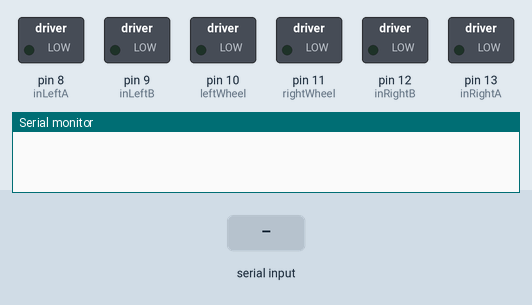
Simulated run of this sketch. Board: Arduino Uno, built with avr-gcc and run on an emulated ATmega328P. Shown: switched loads named in the sketch (green lamp = pin HIGH), the last lines printed to the serial monitor. The test bench sets the inputs (shaded band).

Above: at 1.2 s.
1.3 s: byte 1 (1) received over Serial
At 1.6 s:
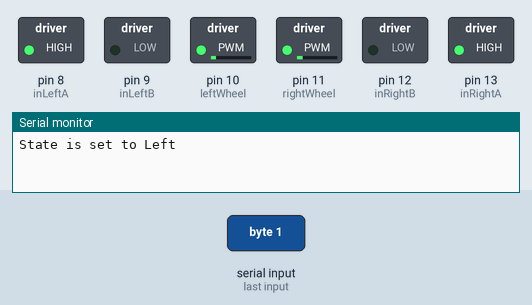
2.8 s: "1" received over Serial
At 4.0 s:
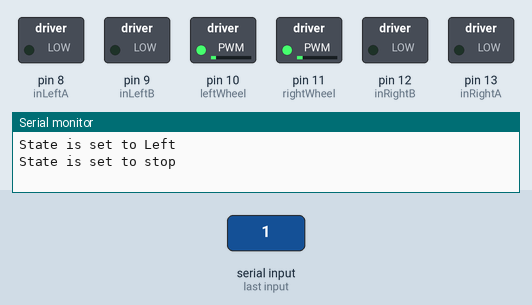
4.3 s: byte 2 (2) received over Serial
At 5.1 s:
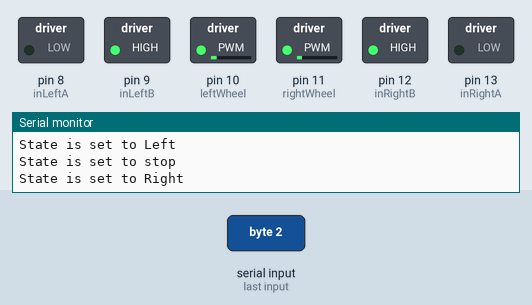
5.8 s: byte 3 (3) received over Serial
At 6.2 s:
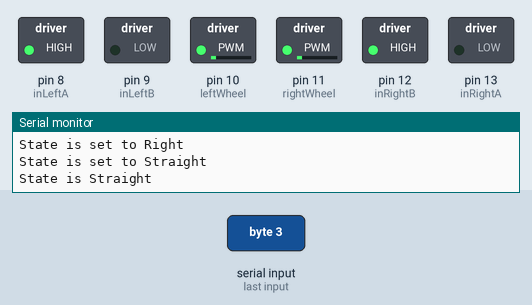
7.3 s: byte 4 (4) received over Serial
At 8.5 s:
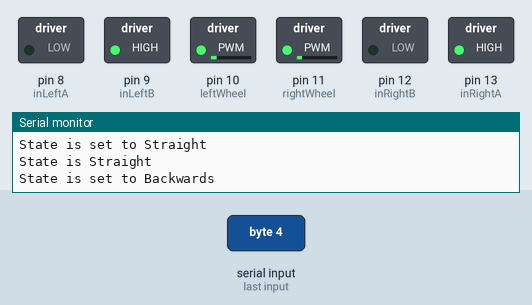
8.8 s: "0" received over Serial
At 9.7 s:
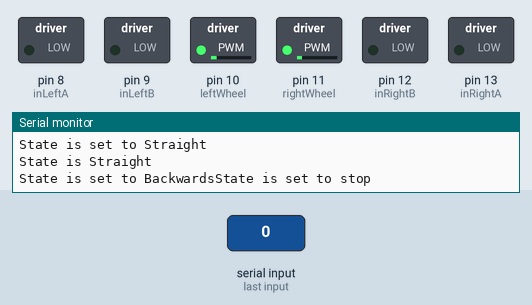
Timing chart, 0 to 11.3 s (numbered marks = the images above; inputs shaded):
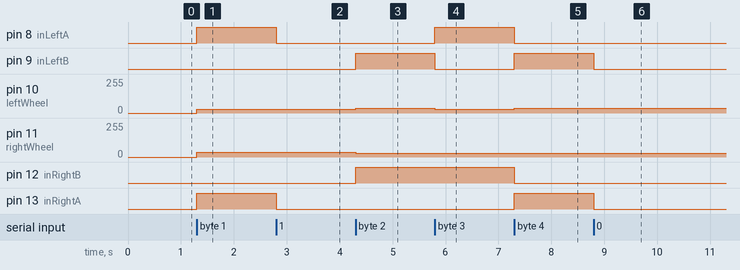

The sketch:

test_movement.ino
```cpp
#define leftWheel 10
#define inLeftA 8
#define inLeftB 9
//I think that the wheels are backwards
#define rightWheel 11
#define inRightA 13
#define inRightB 12

const int pingEchoM = 7;
const int pingTrigM = 6;

const int pingEchoL = 2;
const int pingTrigL = 1;

const int pingEchoR = 5;
const int pingTrigR = 4;

int motorComp = 6;
int motorSpeed = 30;
int state = 0;
int pingMode = 0;
int incomingByte = 0;
int buf = 0 ;

long pingMDist, pingLDist, pingRDist;

//int countL = 0;
//int countM = 0;
//int countR = 0;
//int countS = 0;
// 0 -> stopped
// 1 -> forward
// 2 -> backward
// 3 -> left
// 4 -> right

int mode = 0;
// 1 -> move on ping sensors
// 0 -> move on camera tracking


void setup() {
  pinMode(leftWheel, OUTPUT);
  pinMode(rightWheel, OUTPUT);
  pinMode(inLeftA, OUTPUT);
  pinMode(inLeftB, OUTPUT);
  pinMode(inRightA, OUTPUT);
  pinMode(inRightB, OUTPUT);

  pinMode(pingEchoM, INPUT);
  pinMode(pingTrigM, OUTPUT);
  pinMode(pingEchoL, INPUT);
  pinMode(pingTrigL, OUTPUT);
  pinMode(pingEchoR, INPUT);
  pinMode(pingTrigR, OUTPUT);

  Serial.begin(9600);
}
void loop() {

  /*if (mode) {
    pingModeMove();
  } else {
    camModeMove();
  }*/

  incomingByte = Serial.read();
  if ( buf !=  incomingByte && incomingByte !=-1 ) {
    buf = incomingByte;
//  Serial.println(incomingByte);
    if (incomingByte==1)
      turnLeft();
    else if (incomingByte==2)
      turnRight();
    else if (incomingByte==3)
      moveStraight();
    else if (incomingByte==4)
      moveBack();
    /*else if (incomingByte==5)
      roam();*/
    else
      moveStop();
   }
}

void dualModeMove(void) {
  if (Serial.available()) {
    incomingByte = Serial.read();
  }
  pingMode = pingDistance();
  if (pingMode == 0) {
    camMove(incomingByte);
  }
  else if (pingMode == 1) {
    moveBack();
    delay(500);
    while(!Serial.available()){
      turnLeft();
    }
  }
  else if (pingMode == 2) {
    turnRight();
    moveStraight();
    delay(200);
    while(!Serial.available()){
      turnLeft();
    }
  }
  else if (pingMode == 3) {
    turnLeft();
    moveStraight();
    delay(200);
    while(!Serial.available()){
      turnRight();
    }
  }
}

void camMove(int i) {
  if (i == 1) {
    turnLeft();
  } else if (i == 3) {
    turnRight();
  } else if (i == 2) {
    moveStraight();
  } else if (i == 4) {
    moveStop();
  }
}

void camModeMove(void) {
  if (Serial.available()) {
    incomingByte = Serial.read();
    camMove(incomingByte);
    incomingByte = 0;
  }
}


void pingModeMove(void) {
  pingMode = pingDistance();
  switch (pingMode) {
    case 1:
      moveBack();
      //Serial.print("Close to middle\n");
      delay(1000);
      turnAround();
      break;
    case 2:
      turnRight();
      break;
    case 3:
      turnLeft();
      break;
    default:
      moveStraight();
      break;
  }
}


int pingDistance(void) {
  long dur;
  delay(100);

  /* M */
  digitalWrite(pingTrigM, LOW);
  delayMicroseconds(2);
  digitalWrite(pingTrigM, HIGH);
  delayMicroseconds(10);
  digitalWrite(pingTrigM, LOW);

  dur = pulseIn(pingEchoM, HIGH);
  pingMDist = microsecondsToInches(dur);
  //delay(100);
  Serial.print("M-dist: ");
  Serial.println(pingMDist);
  if (pingMDist <= 20  && pingMDist != 0) {
    return 1;
  }

  /* L */
  delay(100);
  digitalWrite(pingTrigL, LOW);
  delayMicroseconds(2);
  digitalWrite(pingTrigL, HIGH);
  delayMicroseconds(10);
  digitalWrite(pingTrigL, LOW);

  dur = pulseIn(pingEchoL, HIGH);
  pingLDist = microsecondsToInches(dur);
  //delay(100);
  Serial.print("L-dist: ");
  Serial.println(pingLDist);

  if (pingLDist <= 15 && pingLDist != 0) {
    return 2;
  }

  /* R */
  delay(100);
  digitalWrite(pingTrigR, LOW);
  delayMicroseconds(2);
  digitalWrite(pingTrigR, HIGH);
  delayMicroseconds(10);
  digitalWrite(pingTrigR, LOW);

  dur = pulseIn(pingEchoR, HIGH);
  pingRDist = microsecondsToInches(dur);
  //delay(100);
  Serial.print("R-dist: ");
  Serial.println(pingRDist);

  if (pingRDist <= 20  && pingRDist != 0) {
    return 3;
  }

  return 0;
}

void moveStop(void) {
  if (state != 0) {
    digitalWrite(inLeftA, LOW);
    digitalWrite(inLeftB, LOW);
    digitalWrite(inRightA, LOW);
    digitalWrite(inRightB, LOW);
    state = 0;
    Serial.print("State is set to stop\n");
  }
  //Serial.print("Sate is Stop\n");

}

void moveStraight(void) {
  if (state != 1) {
    digitalWrite(inLeftA, HIGH);
    digitalWrite(inLeftB, LOW);
    digitalWrite(inRightA, LOW);
    digitalWrite(inRightB, HIGH);
    analogWrite(leftWheel, motorSpeed); // Send PWM signal to motor A
    analogWrite(rightWheel, motorSpeed); // Send PWM signal to motor B
    state = 1;
    Serial.print("State is set to Straight\n");
  }

  Serial.print("State is Straight\n");
}

void moveBack(void) {
  if (state != 2) {
    digitalWrite(inLeftA, LOW);
    digitalWrite(inLeftB, HIGH);
    digitalWrite(inRightA, HIGH);
    digitalWrite(inRightB, LOW);

    analogWrite(leftWheel, motorSpeed + motorComp); // Send PWM signal to motor A
    analogWrite(rightWheel, motorSpeed ); // Send PWM signal to motor B
    state = 2;
    Serial.print("State is set to Backwards");
  } else {
    // Serial.print("State is Backwards\n");
  }
}

void turnAround(void) {

  turnLeft();
  delay(2000);
  moveStraight();

  //  digitalWrite(inLeftA, LOW);
  //  digitalWrite(inLeftB, HIGH);
  //  digitalWrite(inRightA, LOW);
  //  digitalWrite(inRightB, HIGH);
  //
  //  analogWrite(leftWheel, motorSpeed+ motorComp); // Send PWM signal to motor A
  //  analogWrite(rightWheel, motorSpeed ); // Send PWM signal to motor B
  //
  Serial.print("Turn Around\n");

  // delay(1000);
}

void turnLeft(void) {
  if (state != 3) {
    digitalWrite(inLeftA, HIGH);
    digitalWrite(inLeftB, LOW);
    digitalWrite(inRightA, HIGH);
    digitalWrite(inRightB, LOW);

    analogWrite(leftWheel, motorSpeed); // Send PWM signal to motor A
    analogWrite(rightWheel, motorSpeed + motorComp); // Send PWM signal to motor B
    state = 3;
    Serial.print("State is set to Left\n");

  } else {
    Serial.print("State is Left\n");

  }

}

void turnRight(void) {
  if (state != 4) {
    digitalWrite(inLeftA, LOW);
    digitalWrite(inLeftB, HIGH);
    digitalWrite(inRightA, LOW);
    digitalWrite(inRightB, HIGH);
    analogWrite(leftWheel, motorSpeed + motorComp); // Send PWM signal to motor A
    analogWrite(rightWheel, motorSpeed); // Send PWM signal to motor B
    state = 4;
    Serial.print("State is set to Right\n");
  } else {
    Serial.print("State is right\n");
  }


}


long microsecondsToInches(long microseconds) {
  return microseconds / 74 / 2;
}
```

Measured:
- after the input at 1.3 s, pin 8 (inLeftA), pin 13 (inRightA): LOW → HIGH at once; pin 10 (leftWheel): 0/255 → 30/255 at once; pin 11 (rightWheel): 0/255 → 36/255 at once
- after the input at 2.8 s, pin 8 (inLeftA), pin 13 (inRightA): HIGH → LOW at once
- after the input at 4.3 s, pin 9 (inLeftB), pin 12 (inRightB): LOW → HIGH at once; pin 10 (leftWheel): 30/255 → 36/255 at once; pin 11 (rightWheel): 36/255 → 30/255 at once
- after the input at 5.8 s, pin 8 (inLeftA): LOW → HIGH at once; pin 9 (inLeftB): HIGH → LOW at once; pin 10 (leftWheel): 36/255 → 30/255 at once
- after the input at 7.3 s, pin 8 (inLeftA), pin 12 (inRightB): HIGH → LOW at once; pin 9 (inLeftB), pin 13 (inRightA): LOW → HIGH at once; pin 10 (leftWheel): 30/255 → 36/255 at once
- after the input at 8.8 s, pin 9 (inLeftB), pin 13 (inRightA): HIGH → LOW at once
